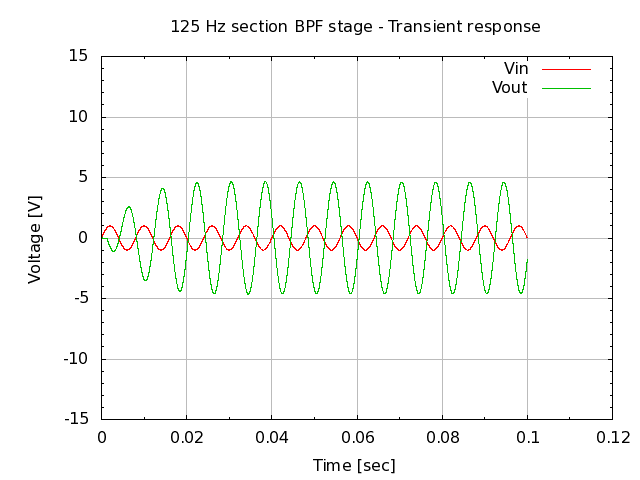

The gnuplot source for this figure:
# set terminal
set term png

# set graph
set output "26.007.00.02.02-1.png"
set title "125 Hz section BPF stage - Transient response"

# setup Y-axis
set yrange [-15:15]
set grid ytics lt 1 lw 1 lc rgb "#bbbbbb"
set mytics
set ylabel "Voltage [V]"

# setup X-axis
set grid xtics lt 1 lw 1 lc rgb "#bbbbbb"
set mxtics
set xlabel "Time [sec]"

# setup plot style
set style data lines
plot '26.007.00.02.02.dat' using 1:2 title "Vin", \
     '26.007.00.02.02.dat' using 1:3 title "Vout"

# set output back to default
set output

# reset terminal type
set terminal pop
